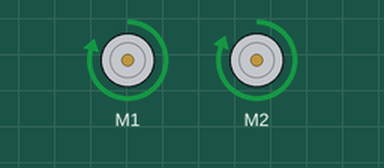
This sketch was run on a simulated Arduino Uno, built with avr-gcc and run on an emulated ATmega328P. Shown: 2 × DC motor (green arrow = forward, orange = backward, longer = faster).

Above: at 1.2 s.
At 2.95 s:
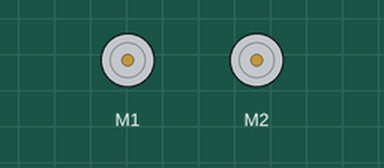
At 4.0 s:
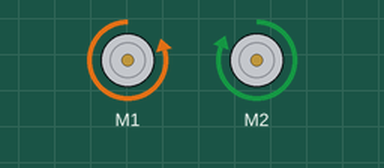
Timing chart, 0 to 6.0 s (numbered marks = the images above):
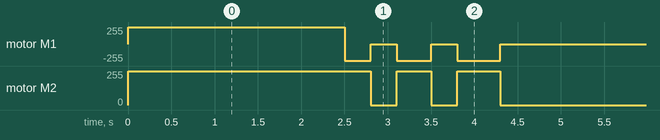

The sketch:

motor_test.ino
```cpp
#include "motor_control.h"

MotorController motor_controller(1,2);

void setup(){
  motor_controller.init();
  motor_controller.forward(250);
}

void loop(){
  delay(2500);
  motor_controller.rotate_right(250);
  delay(300);
  motor_controller.stop();
  delay(300);
  motor_controller.rotate_right(250);
  delay(400);
  motor_controller.stop();
  delay(300);
  motor_controller.rotate_right(250);
  delay(500);
  motor_controller.stop();
  delay(300);
}

/*
#include <Wire.h>
#include <Adafruit_MotorShield.h>
#include "utility/Adafruit_MS_PWMServoDriver.h"

Adafruit_MotorShield AFMS = Adafruit_MotorShield();
Adafruit_DCMotor *left_motor = AFMS.getMotor(1);
Adafruit_DCMotor *right_motor = AFMS.getMotor(2);

void setup(){
  AFMS.begin();

  left_motor->setSpeed(150);
  right_motor->setSpeed(150);
  left_motor->run(RELEASE);
  right_motor->run(RELEASE);

}

void loop(){

}
*/
```

motor_control.cpp
```cpp
#include "motor_control.h"

MotorController::MotorController(uint8_t left_motor_port, uint8_t right_motor_port):AFMS(),left_motor(AFMS.getMotor(left_motor_port)),right_motor(AFMS.getMotor(right_motor_port)){}

int correction = 5;

void MotorController::init(){
  AFMS.begin();
  stop();
}

void MotorController::forward(uint8_t motor_speed){
  left_motor->setSpeed(motor_speed);
  right_motor->setSpeed(motor_speed+correction);

  left_motor->run(FORWARD);
  right_motor->run(FORWARD);
}


void MotorController::reverse(uint8_t motor_speed){
  left_motor->setSpeed(motor_speed);
  right_motor->setSpeed(motor_speed + correction);

  left_motor->run(BACKWARD);
  right_motor->run(BACKWARD);
}

void MotorController::rotate_right(uint8_t motor_speed){
  left_motor->setSpeed(motor_speed);
  right_motor->setSpeed(motor_speed + correction);

  left_motor->run(BACKWARD);
  right_motor->run(FORWARD);
}

void MotorController::rotate_left(uint8_t motor_speed){
  left_motor->setSpeed(motor_speed);
  right_motor->setSpeed(motor_speed + correction);

  left_motor->run(FORWARD);
  right_motor->run(BACKWARD);
}

void MotorController::stop(){
  left_motor->run(RELEASE);
  right_motor->run(RELEASE);
}
```

motor_control.h
```cpp
/*  Motor Control library, for controlling the drive motors
 *  Initialise a MotorController object with the ports of the left and right motors
 *  Call the forward, reverse, rotate_right, rotate_left functions to start movement
 *  Call the stop function to stop movement
 *  For movement functions, supply a motor speed from 0 -> 255
 */

#ifndef MOTOR_CONTROL_H_GUARD
#define MOTOR_CONTROL_H_GUARD

#include <Wire.h>
#include <Adafruit_MotorShield.h>
#include "utility/Adafruit_MS_PWMServoDriver.h"

class MotorController{

public:

  MotorController(uint8_t left_motor_port,uint8_t right_motor_port);
  void init();
  void forward(uint8_t motor_speed);
  void reverse(uint8_t motor_speed);
  void rotate_right(uint8_t motor_speed);
  void rotate_left(uint8_t motor_speed);
  void stop();

private:

  Adafruit_MotorShield AFMS;
  Adafruit_DCMotor *left_motor;
  Adafruit_DCMotor *right_motor;
};

#endif
```

Measured:
- by itself, motor M2: repeats every 4.6 s: stopped 0.30 s, forward 255/255 0.40 s, stopped 0.30 s, forward 255/255 0.50 s, stopped 2.8 s, forward 255/255 0.30 s
- by itself, motor M1: repeats every 4.6 s: backward 250/255 0.30 s, stopped 0.30 s, backward 250/255 0.40 s, stopped 0.30 s, backward 250/255 0.50 s, stopped 2.8 s
